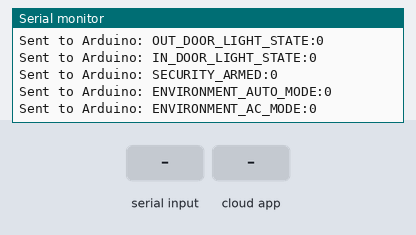
This sketch was run on a simulated ESP32. Shown: the last lines printed to the serial monitor. Inputs (shaded band) come from the test bench. WiFi joins after 1.5 s; servers stay silent unless stated; the Firebase database answers and starts empty.

Above: at 2.7 s.
2.8 s: "SOIL_MOISTURE:\n" received over the second serial link
At 3.89 s:
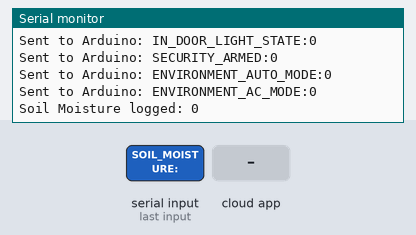
5.2 s: "RAIN_SENSOR:\n" received over the second serial link
At 6.0 s:
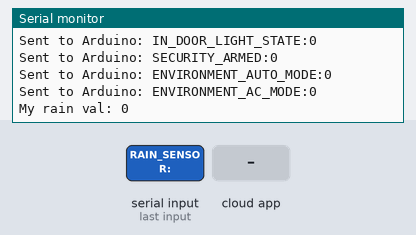
7.5 s: "SECURITY:\n" received over the second serial link
At 8.25 s:
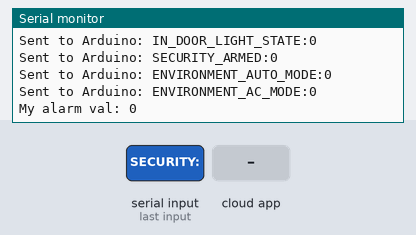
9.7 s: "RAIN_SENSOR:90\n" received over the second serial link
At 10.66 s:
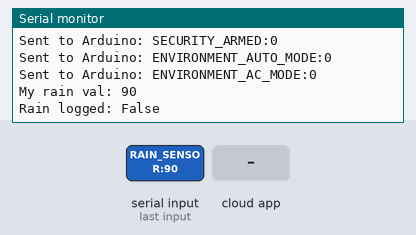
12.0 s: the phone or cloud app sets Auto to 1
At 12.62 s:
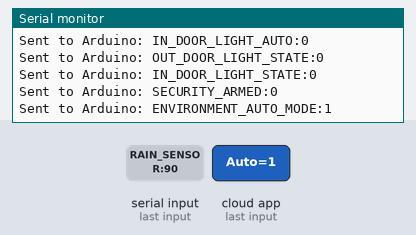
13.5 s: the phone or cloud app sets Armed to 1
At 14.57 s:
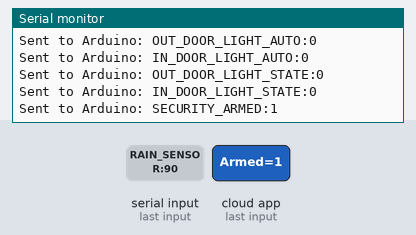

Measured:
- after the input at 2.8 s, the serial monitor: prints a new line after 0.96 s (image 1)
- after the input at 5.2 s, the serial monitor: prints a new line after 0.67 s (image 2)
- after the input at 7.5 s, the serial monitor: prints a new line after 0.62 s (image 3)
- after the input at 9.7 s, the serial monitor: prints a new line after 0.68 s (image 4)
- after the input at 12.0 s, the serial monitor: prints a new line after 0.49 s (image 5)
- after the input at 13.5 s, the serial monitor: prints a new line after 0.94 s (image 6)

The sketch:

SimpleWiFiServerESP32.ino
```cpp
#include <WiFi.h>
#include <Firebase_ESP_Client.h>

/* Wi-Fi and Firebase credentials */
#define WIFI_SSID "Zain_H122_CB1E"
#define WIFI_PASSWORD "M6GJ2QEF53J"
#define API_KEY "AIzaSyB0S9NtzkxVAHmU3A-7zLnE3-yTbrPB4dY"
#define DATABASE_URL "https://espcontroller-dc45b-default-rtdb.firebaseio.com/"
#define USER_EMAIL "abdulla38898@gmail.com"
#define USER_PASSWORD "12345678"

// Firebase objects
FirebaseData fbdo;
FirebaseAuth auth;
FirebaseConfig config;

// Serial communication
HardwareSerial ArduinoSerial(2); // Define Arduino Serial object

// Variables for lighting control
bool outdoorLightAuto = true;
bool indoorLightAuto = true;
bool SecurityMood = false;
int outdoorLightState = 0;
int indoorLightState = 0;
int EnvironmentSystemAuto = 1;
int EnvironmentSystemAC = 1;

// Function prototypes
void initializeWiFi();
void initializeFirebase();
void sendCommandToArduino(const String &command);
void handleLightingSystem();
void logSensorDataFromArduino();

void setup()
{
  // Initialize Serial communication
  Serial.begin(115200);
  ArduinoSerial.begin(9600, SERIAL_8N1, 16, 17); // Use GPIO16 (RX) and GPIO17 (TX)

  // Initialize Wi-Fi and Firebase
  initializeWiFi();
  initializeFirebase();

  Serial.println("Setup complete.");
}

void loop()
{

  // Handle lighting system logic
  handleLightingSystem();

  // Log sensor data from Arduino
  logSensorDataFromArduino();
}

/* Function Definitions */

// Initialize Wi-Fi connection
void initializeWiFi()
{
  Serial.print("Connecting to Wi-Fi...");
  WiFi.begin(WIFI_SSID, WIFI_PASSWORD);
  while (WiFi.status() != WL_CONNECTED)
  {
    delay(300);
    Serial.print(".");
  }
  Serial.println("\nConnected to Wi-Fi");
}

// Initialize Firebase connection
void initializeFirebase()
{
  config.api_key = API_KEY;
  auth.user.email = USER_EMAIL;
  auth.user.password = USER_PASSWORD;
  config.database_url = DATABASE_URL;
  Firebase.begin(&config, &auth);

  Serial.println("Firebase initialized");
}

// Send a command to Arduino
void sendCommandToArduino(const String &command)
{
  ArduinoSerial.println(command);                // Send the command to Arduino
  Serial.println("Sent to Arduino: " + command); // Debug log
}

// Handle lighting system logic
void handleLightingSystem()
{
  // Get outdoor lighting auto-control state
  if (Firebase.RTDB.getBool(&fbdo, "/LightingSystem/Outdoor/Auto", &outdoorLightAuto))
  {
    sendCommandToArduino(outdoorLightAuto ? "OUT_DOOR_LIGHT_AUTO:1" : "OUT_DOOR_LIGHT_AUTO:0");
    // Serial.println(outdoorLightAuto);
  }

  if (Firebase.RTDB.getBool(&fbdo, "/LightingSystem/Indoor/Auto", &indoorLightAuto))
  {
    sendCommandToArduino(indoorLightAuto ? "IN_DOOR_LIGHT_AUTO:1" : "IN_DOOR_LIGHT_AUTO:0");
    // Serial.println(outdoorLightAuto);
  }

  // Get outdoor lighting state
  if (Firebase.RTDB.getInt(&fbdo, "/LightingSystem/Outdoor/State", &outdoorLightState))
  {
    sendCommandToArduino("OUT_DOOR_LIGHT_STATE:" + String(outdoorLightState));
    // Serial.println("OUT D:"+outdoorLightAuto);
  }

  // Get indoor lighting state
  if (Firebase.RTDB.getInt(&fbdo, "/LightingSystem/Indoor/State", &indoorLightState))
  {
    sendCommandToArduino("IN_DOOR_LIGHT_STATE:" + String(indoorLightState));
    // Serial.println("IN D:"+outdoorLightAuto);
  }

  if (Firebase.RTDB.getInt(&fbdo, "/SecuritySystem/Armed", &SecurityMood))
  {
    sendCommandToArduino("SECURITY_ARMED:" + String(SecurityMood));
  }

  if (Firebase.RTDB.getInt(&fbdo, "/EnvironmentSystem/Auto", &EnvironmentSystemAuto))
  {
    sendCommandToArduino("ENVIRONMENT_AUTO_MODE:" + String(EnvironmentSystemAuto));
  }

  if (Firebase.RTDB.getInt(&fbdo, "/EnvironmentSystem/ac", &EnvironmentSystemAC))
  {
    sendCommandToArduino("ENVIRONMENT_AC_MODE:" + String(EnvironmentSystemAC));
  }
}

// Log sensor data from Arduino
void logSensorDataFromArduino()
{
  if (ArduinoSerial.available() >= 1)
  {
    String incomingData = ArduinoSerial.readStringUntil('\n');

    // Handle soil moisture data
    if (incomingData.startsWith("SOIL_MOISTURE:"))
    {
      int soilMoisture = incomingData.substring(14).toInt();
      if (Firebase.RTDB.setInt(&fbdo, "/GardenSystem/SoilMoisture", soilMoisture))
      {
        Serial.println("Soil Moisture logged: " + String(soilMoisture));
      }
      else
      {
        Serial.println("Failed to log Soil Moisture: " + fbdo.errorReason());
      }
    }
    // Handle rain sensor data
    else if (incomingData.startsWith("RAIN_SENSOR:"))
    {
      // Extract the rain sensor value from the incoming data
      int rainValue = incomingData.substring(12).toInt();
      Serial.println("My rain val: " + String(rainValue));

      // Convert the digital rain sensor value to a boolean
      bool rainDetected = (rainValue == 0); // Assuming 0 means rain detected

      // Log the boolean value to Firebase
      if (Firebase.RTDB.setBool(&fbdo, "/GardenSystem/Rain", rainDetected))
      {
        Serial.println("Rain logged: " + String(rainDetected ? "True" : "False"));
      }
      else
      {
        Serial.println("Failed to log Rain: " + fbdo.errorReason());
      }
    }
    else if (incomingData.startsWith("SECURITY:"))
    {
      // Extract the alarm status
      int AlarmVal = incomingData.substring(9).toInt();
      Serial.println("My alarm val: " + String(AlarmVal));

      // Log the boolean value to Firebase
      if (Firebase.RTDB.setBool(&fbdo, "/SecuritySystem/Alarm", (AlarmVal == 1)))
      {
        Serial.println("Alarm logged: " + String((AlarmVal == 1) ? "True" : "False"));
      }
      else
      {
        Serial.println("Failed to log Alarm: " + fbdo.errorReason());
      }
    }
    // else if (the AC)
    // {

    // }
  }
}
```
